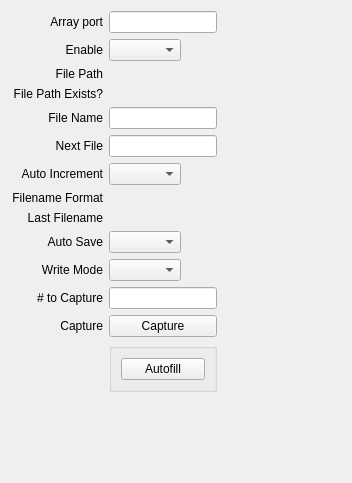
      <widget class="QWidget" name="Tiff">
       <attribute name="title">
        <string>Tiff</string>
       </attribute>
       <layout class="QGridLayout" name="gridLayout_20">
        <item row="2" column="0">
         <spacer name="verticalSpacer_7">
          <property name="orientation">
           <enum>Qt::Vertical</enum>
          </property>
          <property name="sizeHint" stdset="0">
           <size>
            <width>20</width>
            <height>40</height>
           </size>
          </property>
         </spacer>
        </item>
        <item row="1" column="0">
         <spacer name="verticalSpacer_8">
          <property name="orientation">
           <enum>Qt::Vertical</enum>
          </property>
          <property name="sizeHint" stdset="0">
           <size>
            <width>20</width>
            <height>40</height>
           </size>
          </property>
         </spacer>
        </item>
        <item row="0" column="0">
         <layout class="QGridLayout" name="gridLayout_21">
          <property name="sizeConstraint">
           <enum>QLayout::SetMaximumSize</enum>
          </property>
          <item row="4" column="2">
           <widget class="QELabel" name="qelabel_72">
            <property name="variable" stdset="0">
             <string>$(P):TIFF1:FileName_RBV</string>
            </property>
            <property name="variableSubstitutions" stdset="0">
             <string>P=13PS7</string>
            </property>
           </widget>
          </item>
          <item row="13" column="0">
           <widget class="QLabel" name="label_68">
            <property name="text">
             <string>Capture</string>
            </property>
            <property name="alignment">
             <set>Qt::AlignRight|Qt::AlignTrailing|Qt::AlignVCenter</set>
            </property>
           </widget>
          </item>
          <item row="11" column="2">
           <widget class="QELabel" name="qelabel_81">
            <property name="variable" stdset="0">
             <string>$(P):TIFF1:FileWriteMode_RBV</string>
            </property>
            <property name="variableSubstitutions" stdset="0">
             <string>P=13PS7</string>
            </property>
           </widget>
          </item>
          <item row="11" column="1">
           <widget class="QEComboBox" name="qecombobox_14">
            <property name="sizePolicy">
             <sizepolicy hsizetype="Fixed" vsizetype="Fixed">
              <horstretch>0</horstretch>
              <verstretch>0</verstretch>
             </sizepolicy>
            </property>
            <property name="variable" stdset="0">
             <string>$(P):TIFF1:FileWriteMode</string>
            </property>
            <property name="variableSubstitutions" stdset="0">
             <string>P=13PS7</string>
            </property>
            <property name="subscribe">
             <bool>true</bool>
            </property>
           </widget>
          </item>
          <item row="2" column="0">
           <widget class="QLabel" name="label_65">
            <property name="text">
             <string>File Path</string>
            </property>
            <property name="alignment">
             <set>Qt::AlignRight|Qt::AlignTrailing|Qt::AlignVCenter</set>
            </property>
           </widget>
          </item>
          <item row="1" column="2">
           <widget class="QELabel" name="qelabel_43">
            <property name="variable" stdset="0">
             <string>$(P):TIFF1:EnableCallbacks_RBV</string>
            </property>
            <property name="variableSubstitutions" stdset="0">
             <string>P=13PS7</string>
            </property>
           </widget>
          </item>
          <item row="8" column="0">
           <widget class="QLabel" name="label_67">
            <property name="text">
             <string>Last Filename</string>
            </property>
            <property name="alignment">
             <set>Qt::AlignRight|Qt::AlignTrailing|Qt::AlignVCenter</set>
            </property>
           </widget>
          </item>
          <item row="6" column="2">
           <widget class="QELabel" name="qelabel_78">
            <property name="variable" stdset="0">
             <string>$(P):TIFF1:AutoIncrement_RBV</string>
            </property>
            <property name="variableSubstitutions" stdset="0">
             <string>P=13PS7</string>
            </property>
           </widget>
          </item>
          <item row="5" column="2">
           <widget class="QELabel" name="qelabel_76">
            <property name="variable" stdset="0">
             <string>$(P):TIFF1:FileNumber_RBV</string>
            </property>
            <property name="variableSubstitutions" stdset="0">
             <string>P=13PS7</string>
            </property>
           </widget>
          </item>
          <item row="3" column="0">
           <widget class="QLabel" name="label_72">
            <property name="text">
             <string>File Path Exists?</string>
            </property>
            <property name="alignment">
             <set>Qt::AlignRight|Qt::AlignTrailing|Qt::AlignVCenter</set>
            </property>
           </widget>
          </item>
          <item row="5" column="1">
           <widget class="QELineEdit" name="qelineedit_19">
            <property name="sizePolicy">
             <sizepolicy hsizetype="Fixed" vsizetype="Fixed">
              <horstretch>0</horstretch>
              <verstretch>0</verstretch>
             </sizepolicy>
            </property>
            <property name="variable" stdset="0">
             <string>$(P):TIFF1:FileNumber</string>
            </property>
            <property name="variableSubstitutions" stdset="0">
             <string>P=13PS7</string>
            </property>
           </widget>
          </item>
          <item row="7" column="1" colspan="2">
           <widget class="QELabel" name="qelabel_79">
            <property name="sizePolicy">
             <sizepolicy hsizetype="Ignored" vsizetype="Preferred">
              <horstretch>0</horstretch>
              <verstretch>0</verstretch>
             </sizepolicy>
            </property>
            <property name="variable" stdset="0">
             <string>$(P):TIFF1:FileTemplate_RBV</string>
            </property>
            <property name="variableSubstitutions" stdset="0">
             <string>P=13PS7</string>
            </property>
           </widget>
          </item>
          <item row="4" column="1">
           <widget class="QELineEdit" name="qelineedit_12">
            <property name="sizePolicy">
             <sizepolicy hsizetype="Fixed" vsizetype="Fixed">
              <horstretch>0</horstretch>
              <verstretch>0</verstretch>
             </sizepolicy>
            </property>
            <property name="variable" stdset="0">
             <string>$(P):TIFF1:FileName</string>
            </property>
            <property name="variableSubstitutions" stdset="0">
             <string>P=13PS7</string>
            </property>
           </widget>
          </item>
          <item row="6" column="1">
           <widget class="QEComboBox" name="qecombobox_12">
            <property name="sizePolicy">
             <sizepolicy hsizetype="Fixed" vsizetype="Fixed">
              <horstretch>0</horstretch>
              <verstretch>0</verstretch>
             </sizepolicy>
            </property>
            <property name="variable" stdset="0">
             <string>$(P):TIFF1:AutoIncrement</string>
            </property>
            <property name="variableSubstitutions" stdset="0">
             <string>P=13PS7</string>
            </property>
            <property name="subscribe">
             <bool>true</bool>
            </property>
           </widget>
          </item>
          <item row="5" column="0">
           <widget class="QLabel" name="label_73">
            <property name="text">
             <string>Next File</string>
            </property>
            <property name="alignment">
             <set>Qt::AlignRight|Qt::AlignTrailing|Qt::AlignVCenter</set>
            </property>
           </widget>
          </item>
          <item row="12" column="1">
           <widget class="QELineEdit" name="qelineedit_21">
            <property name="sizePolicy">
             <sizepolicy hsizetype="Fixed" vsizetype="Fixed">
              <horstretch>0</horstretch>
              <verstretch>0</verstretch>
             </sizepolicy>
            </property>
            <property name="variable" stdset="0">
             <string>$(P):TIFF1:NumCapture</string>
            </property>
            <property name="variableSubstitutions" stdset="0">
             <string>P=13PS7</string>
            </property>
           </widget>
          </item>
          <item row="10" column="2">
           <widget class="QELabel" name="qelabel_82">
            <property name="variable" stdset="0">
             <string>$(P):TIFF1:AutoSave_RBV</string>
            </property>
            <property name="variableSubstitutions" stdset="0">
             <string>P=13PS7</string>
            </property>
           </widget>
          </item>
          <item row="10" column="0">
           <widget class="QLabel" name="label_69">
            <property name="text">
             <string>Auto Save</string>
            </property>
            <property name="alignment">
             <set>Qt::AlignRight|Qt::AlignTrailing|Qt::AlignVCenter</set>
            </property>
           </widget>
          </item>
          <item row="2" column="1" colspan="2">
           <widget class="QELabel" name="qelabel_69">
            <property name="sizePolicy">
             <sizepolicy hsizetype="Ignored" vsizetype="Preferred">
              <horstretch>0</horstretch>
              <verstretch>0</verstretch>
             </sizepolicy>
            </property>
            <property name="variable" stdset="0">
             <string>$(P):TIFF1:FilePath_RBV</string>
            </property>
            <property name="variableSubstitutions" stdset="0">
             <string>P=13PS7</string>
            </property>
           </widget>
          </item>
          <item row="11" column="0">
           <widget class="QLabel" name="label_70">
            <property name="text">
             <string>Write Mode</string>
            </property>
            <property name="alignment">
             <set>Qt::AlignRight|Qt::AlignTrailing|Qt::AlignVCenter</set>
            </property>
           </widget>
          </item>
          <item row="8" column="1" colspan="2">
           <widget class="QELabel" name="qelabel_73">
            <property name="sizePolicy">
             <sizepolicy hsizetype="Ignored" vsizetype="Preferred">
              <horstretch>0</horstretch>
              <verstretch>0</verstretch>
             </sizepolicy>
            </property>
            <property name="variable" stdset="0">
             <string>$(P):TIFF1:FullFileName_RBV</string>
            </property>
            <property name="variableSubstitutions" stdset="0">
             <string>P=13PS7</string>
            </property>
           </widget>
          </item>
          <item row="12" column="0">
           <widget class="QLabel" name="label_71">
            <property name="text">
             <string># to Capture</string>
            </property>
            <property name="alignment">
             <set>Qt::AlignRight|Qt::AlignTrailing|Qt::AlignVCenter</set>
            </property>
           </widget>
          </item>
          <item row="4" column="0">
           <widget class="QLabel" name="label_63">
            <property name="text">
             <string>File Name</string>
            </property>
            <property name="alignment">
             <set>Qt::AlignRight|Qt::AlignTrailing|Qt::AlignVCenter</set>
            </property>
           </widget>
          </item>
          <item row="6" column="0">
           <widget class="QLabel" name="label_74">
            <property name="text">
             <string>Auto Increment</string>
            </property>
            <property name="alignment">
             <set>Qt::AlignRight|Qt::AlignTrailing|Qt::AlignVCenter</set>
            </property>
           </widget>
          </item>
          <item row="0" column="1">
           <widget class="QELineEdit" name="qelineedit_11">
            <property name="sizePolicy">
             <sizepolicy hsizetype="Fixed" vsizetype="Fixed">
              <horstretch>0</horstretch>
              <verstretch>0</verstretch>
             </sizepolicy>
            </property>
            <property name="variable" stdset="0">
             <string>$(P):TIFF1:NDArrayPort</string>
            </property>
            <property name="variableSubstitutions" stdset="0">
             <string>P=13PS7</string>
            </property>
           </widget>
          </item>
          <item row="0" column="0">
           <widget class="QLabel" name="label_60">
            <property name="text">
             <string>Array port</string>
            </property>
            <property name="alignment">
             <set>Qt::AlignRight|Qt::AlignTrailing|Qt::AlignVCenter</set>
            </property>
           </widget>
          </item>
          <item row="0" column="2">
           <widget class="QELabel" name="qelabel_71">
            <property name="variable" stdset="0">
             <string>$(P):TIFF1:NDArrayPort_RBV</string>
            </property>
            <property name="variableSubstitutions" stdset="0">
             <string>P=13PS7</string>
            </property>
           </widget>
          </item>
          <item row="13" column="1">
           <layout class="QGridLayout" name="gridLayout_22">
            <item row="0" column="0">
             <widget class="QEPushButton" name="qepushbutton_7">
              <property name="text">
               <string>Capture</string>
              </property>
              <property name="program">
               <string>/afs/slac/g/testfac/extras/scripts/grabImages.sh</string>
              </property>
              <property name="arguments">
               <stringlist>
                <string>$(P)</string>
                <string>fromPv</string>
               </stringlist>
              </property>
             </widget>
            </item>
           </layout>
          </item>
          <item row="3" column="2">
           <widget class="QELabel" name="qelabel_74">
            <property name="variable" stdset="0">
             <string>$(P):TIFF1:FilePathExists_RBV</string>
            </property>
            <property name="variableSubstitutions" stdset="0">
             <string>P=13PS7</string>
            </property>
            <property name="localEnumeration">
             <string>0:No,1:Yes</string>
            </property>
           </widget>
          </item>
          <item row="1" column="0">
           <widget class="QLabel" name="label_66">
            <property name="text">
             <string>Enable</string>
            </property>
            <property name="alignment">
             <set>Qt::AlignRight|Qt::AlignTrailing|Qt::AlignVCenter</set>
            </property>
           </widget>
          </item>
          <item row="10" column="1">
           <widget class="QEComboBox" name="qecombobox_13">
            <property name="sizePolicy">
             <sizepolicy hsizetype="Fixed" vsizetype="Fixed">
              <horstretch>0</horstretch>
              <verstretch>0</verstretch>
             </sizepolicy>
            </property>
            <property name="variable" stdset="0">
             <string>$(P):TIFF1:AutoSave</string>
            </property>
            <property name="variableSubstitutions" stdset="0">
             <string>P=13PS7</string>
            </property>
            <property name="subscribe">
             <bool>true</bool>
            </property>
           </widget>
          </item>
          <item row="7" column="0">
           <widget class="QLabel" name="label_75">
            <property name="text">
             <string>Filename Format</string>
            </property>
            <property name="alignment">
             <set>Qt::AlignRight|Qt::AlignTrailing|Qt::AlignVCenter</set>
            </property>
           </widget>
          </item>
          <item row="1" column="1">
           <widget class="QEComboBox" name="qecombobox_10">
            <property name="sizePolicy">
             <sizepolicy hsizetype="Fixed" vsizetype="Fixed">
              <horstretch>0</horstretch>
              <verstretch>0</verstretch>
             </sizepolicy>
            </property>
            <property name="variable" stdset="0">
             <string>$(P):TIFF1:EnableCallbacks</string>
            </property>
            <property name="variableSubstitutions" stdset="0">
             <string>P=13PS7</string>
            </property>
            <property name="subscribe">
             <bool>true</bool>
            </property>
           </widget>
          </item>
          <item row="12" column="2">
           <layout class="QHBoxLayout" name="horizontalLayout_5">
            <item>
             <widget class="QELabel" name="qelabel_83">
              <property name="maximumSize">
               <size>
                <width>40</width>
                <height>16777215</height>
               </size>
              </property>
              <property name="variable" stdset="0">
               <string>$(P):TIFF1:NumCapture_RBV</string>
              </property>
              <property name="variableSubstitutions" stdset="0">
               <string>P=13PS7</string>
              </property>
             </widget>
            </item>
            <item>
             <spacer name="horizontalSpacer_8">
              <property name="orientation">
               <enum>Qt::Horizontal</enum>
              </property>
              <property name="sizeHint" stdset="0">
               <size>
                <width>40</width>
                <height>20</height>
               </size>
              </property>
             </spacer>
            </item>
           </layout>
          </item>
          <item row="13" column="2">
           <layout class="QHBoxLayout" name="horizontalLayout">
            <item>
             <widget class="QELabel" name="qelabel_80">
              <property name="sizePolicy">
               <sizepolicy hsizetype="Minimum" vsizetype="Preferred">
                <horstretch>0</horstretch>
                <verstretch>0</verstretch>
               </sizepolicy>
              </property>
              <property name="minimumSize">
               <size>
                <width>65</width>
                <height>0</height>
               </size>
              </property>
              <property name="maximumSize">
               <size>
                <width>100</width>
                <height>16777215</height>
               </size>
              </property>
              <property name="variable" stdset="0">
               <string>$(P):TIFF1:Capture_RBV</string>
              </property>
              <property name="variableSubstitutions" stdset="0">
               <string>P=13PS7</string>
              </property>
             </widget>
            </item>
            <item>
             <widget class="QELabel" name="qelabel_75">
              <property name="variable" stdset="0">
               <string>$(P):TIFF1:WriteFile_RBV</string>
              </property>
              <property name="variableSubstitutions" stdset="0">
               <string>P=13PS7</string>
              </property>
             </widget>
            </item>
            <item>
             <spacer name="horizontalSpacer_9">
              <property name="orientation">
               <enum>Qt::Horizontal</enum>
              </property>
              <property name="sizeHint" stdset="0">
               <size>
                <width>40</width>
                <height>20</height>
               </size>
              </property>
             </spacer>
            </item>
           </layout>
          </item>
          <item row="14" column="1">
           <widget class="QGroupBox" name="groupBox_4">
            <property name="sizePolicy">
             <sizepolicy hsizetype="Minimum" vsizetype="Preferred">
              <horstretch>0</horstretch>
              <verstretch>0</verstretch>
             </sizepolicy>
            </property>
            <property name="title">
             <string/>
            </property>
            <layout class="QGridLayout" name="gridLayout_25">
             <item row="0" column="0">
              <widget class="QEPushButton" name="qepushbutton_12">
               <property name="sizePolicy">
                <sizepolicy hsizetype="Minimum" vsizetype="Fixed">
                 <horstretch>0</horstretch>
                 <verstretch>0</verstretch>
                </sizepolicy>
               </property>
               <property name="minimumSize">
                <size>
                 <width>0</width>
                 <height>0</height>
                </size>
               </property>
               <property name="text">
                <string>Autofill</string>
               </property>
               <property name="variableSubstitutions" stdset="0">
                <string>P=13PS7</string>
               </property>
               <property name="program">
                <string>/afs/slac/g/testfac/extras/scripts/autoFillTiff.sh</string>
               </property>
               <property name="arguments">
                <stringlist>
                 <string>$(P)</string>
                </stringlist>
               </property>
               <property name="guiFile" stdset="0">
                <string/>
               </property>
              </widget>
             </item>
            </layout>
           </widget>
          </item>
         </layout>
        </item>
       </layout>
      </widget>
